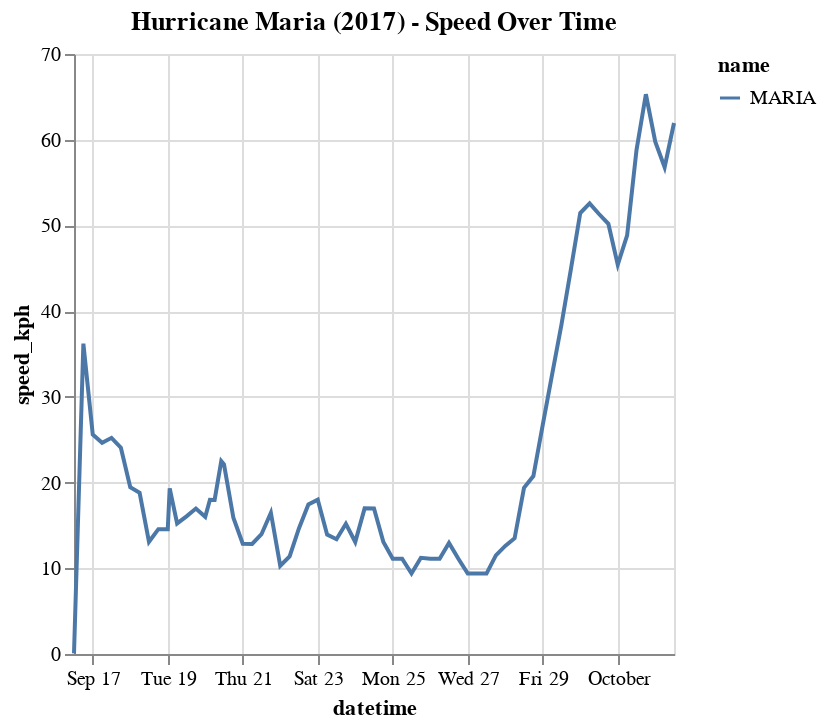

Write notebook code for a chart like this one.
### Code cell
# you can reuse your code from assignmetn-2 to visulize
import altair as alt
alt.data_transformers.disable_max_rows()

# show the curve
chart_maria = alt.Chart(df_maria).mark_line().encode(
    x='datetime:T',
    y='speed_kph:Q',
    color='name:N'
).properties(
    title='Hurricane Maria (2017) - Speed Over Time'
)
chart_maria

### Figure 1 — Vega-Lite specification as saved in the notebook (floating-point values rounded to 4 significant figures)
{"config": {"view": {"continuousWidth": 300, "continuousHeight": 300}}, "data": {"name": "data-f23ed119c0140acf5834c16a96315507"}, "mark": {"type": "line"}, "encoding": {"color": {"field": "name", "type": "nominal"}, "x": {"field": "datetime", "type": "temporal"}, "y": {"field": "speed_kph", "type": "quantitative"}}, "title": "Hurricane Maria (2017) - Speed Over Time", "$schema": "https://vega.github.io/schema/vega-lite/v5.16.3.json", "datasets": {"data-f23ed119c0140acf5834c16a96315507": [{"index": 50037, "identifier": "AL152017", "name": "MARIA", "num_pts": 68, "record_id": null, "status": "TD", "latitude": 12.2, "longitude": -49.7, "max_wind": 30, "min_pressure": 1006, "datetime": "2017-09-16T12:00:00", "max_wind_agg": 150, "min_pressure_agg": 908, "time_diff": 52600.0, "distance": 3883.0, "speed_kph": 0.07383}, {"index": 50039, "identifier": "AL152017", "name": "MARIA", "num_pts": 68, "record_id": null, "status": "TS", "latitude": 12.2, "longitude": -51.7, "max_wind": 40, "min_pressure": 1004, "datetime": "2017-09-16T18:00:00", "max_wind_agg": 150, "min_pressure_agg": 908, "time_diff": 6.0, "distance": 217.2, "speed_kph": 36.21}, {"index": 50042, "identifier": "AL152017", "name": "MARIA", "num_pts": 68, "record_id": null, "status": "TS", "latitude": 12.4, "longitude": -53.1, "max_wind": 45, "min_pressure": 1002, "datetime": "2017-09-17T00:00:00", "max_wind_agg": 150, "min_pressure_agg": 908, "time_diff": 6.0, "distance": 153.6, "speed_kph": 25.6}, {"index": 50046, "identifier": "AL152017", "name": "MARIA", "num_pts": 68, "record_id": null, "status": "TS", "latitude": 12.8, "longitude": -54.4, "max_wind": 55, "min_pressure": 994, "datetime": "2017-09-17T06:00:00", "max_wind_agg": 150, "min_pressure_agg": 908, "time_diff": 6.0, "distance": 147.8, "speed_kph": 24.64}, {"index": 50049, "identifier": "AL152017", "name": "MARIA", "num_pts": 68, "record_id": null, "status": "TS", "latitude": 13.3, "longitude": -55.7, "max_wind": 60, "min_pressure": 990, "datetime": "2017-09-17T12:00:00", "max_wind_agg": 150, "min_pressure_agg": 908, "time_diff": 6.0, "distance": 151.3, "speed_kph": 25.22}, {"index": 50052, "identifier": "AL152017", "name": "MARIA", "num_pts": 68, "record_id": null, "status": "HU", "latitude": 13.6, "longitude": -57.0, "max_wind": 65, "min_pressure": 986, "datetime": "2017-09-17T18:00:00", "max_wind_agg": 150, "min_pressure_agg": 908, "time_diff": 6.0, "distance": 144.4, "speed_kph": 24.07}, {"index": 50055, "identifier": "AL152017", "name": "MARIA", "num_pts": 68, "record_id": null, "status": "HU", "latitude": 14.0, "longitude": -58.0, "max_wind": 75, "min_pressure": 979, "datetime": "2017-09-18T00:00:00", "max_wind_agg": 150, "min_pressure_agg": 908, "time_diff": 6.0, "distance": 116.7, "speed_kph": 19.45}, {"index": 50059, "identifier": "AL152017", "name": "MARIA", "num_pts": 68, "record_id": null, "status": "HU", "latitude": 14.3, "longitude": -59.0, "max_wind": 80, "min_pressure": 977, "datetime": "2017-09-18T06:00:00", "max_wind_agg": 150, "min_pressure_agg": 908, "time_diff": 6.0, "distance": 112.8, "speed_kph": 18.8}, {"index": 50060, "identifier": "AL152017", "name": "MARIA", "num_pts": 68, "record_id": null, "status": "HU", "latitude": 14.5, "longitude": -59.7, "max_wind": 100, "min_pressure": 967, "datetime": "2017-09-18T12:00:00", "max_wind_agg": 150, "min_pressure_agg": 908, "time_diff": 6.0, "distance": 78.55, "speed_kph": 13.09}, {"index": 50064, "identifier": "AL152017", "name": "MARIA", "num_pts": 68, "record_id": null, "status": "HU", "latitude": 14.9, "longitude": -60.4, "max_wind": 110, "min_pressure": 956, "datetime": "2017-09-18T18:00:00", "max_wind_agg": 150, "min_pressure_agg": 908, "time_diff": 6.0, "distance": 87.39, "speed_kph": 14.57}, {"index": 50067, "identifier": "AL152017", "name": "MARIA", "num_pts": 68, "record_id": null, "status": "HU", "latitude": 15.3, "longitude": -61.1, "max_wind": 145, "min_pressure": 924, "datetime": "2017-09-19T00:00:00", "max_wind_agg": 150, "min_pressure_agg": 908, "time_diff": 6.0, "distance": 87.27, "speed_kph": 14.54}, {"index": 50069, "identifier": "AL152017", "name": "MARIA", "num_pts": 68, "record_id": "L", "status": "HU", "latitude": 15.4, "longitude": -61.3, "max_wind": 145, "min_pressure": 922, "datetime": "2017-09-19T01:15:00", "max_wind_agg": 150, "min_pressure_agg": 908, "time_diff": 1.25, "distance": 24.14, "speed_kph": 19.31}, {"index": 50070, "identifier": "AL152017", "name": "MARIA", "num_pts": 68, "record_id": null, "status": "HU", "latitude": 15.7, "longitude": -61.9, "max_wind": 135, "min_pressure": 940, "datetime": "2017-09-19T06:00:00", "max_wind_agg": 150, "min_pressure_agg": 908, "time_diff": 4.75, "distance": 72.37, "speed_kph": 15.24}, {"index": 50075, "identifier": "AL152017", "name": "MARIA", "num_pts": 68, "record_id": null, "status": "HU", "latitude": 16.1, "longitude": -62.7, "max_wind": 140, "min_pressure": 931, "datetime": "2017-09-19T12:00:00", "max_wind_agg": 150, "min_pressure_agg": 908, "time_diff": 6.0, "distance": 96.36, "speed_kph": 16.06}, {"index": 50076, "identifier": "AL152017", "name": "MARIA", "num_pts": 68, "record_id": null, "status": "HU", "latitude": 16.6, "longitude": -63.5, "max_wind": 145, "min_pressure": 920, "datetime": "2017-09-19T18:00:00", "max_wind_agg": 150, "min_pressure_agg": 908, "time_diff": 6.0, "distance": 101.8, "speed_kph": 16.97}, {"index": 50080, "identifier": "AL152017", "name": "MARIA", "num_pts": 68, "record_id": null, "status": "HU", "latitude": 17.0, "longitude": -64.3, "max_wind": 150, "min_pressure": 909, "datetime": "2017-09-20T00:00:00", "max_wind_agg": 150, "min_pressure_agg": 908, "time_diff": 6.0, "distance": 96.01, "speed_kph": 16.0}, {"index": 50082, "identifier": "AL152017", "name": "MARIA", "num_pts": 68, "record_id": "I", "status": "HU", "latitude": 17.3, "longitude": -64.7, "max_wind": 150, "min_pressure": 908, "datetime": "2017-09-20T03:00:00", "max_wind_agg": 150, "min_pressure_agg": 908, "time_diff": 3.0, "distance": 53.99, "speed_kph": 18.0}, {"index": 50085, "identifier": "AL152017", "name": "MARIA", "num_pts": 68, "record_id": null, "status": "HU", "latitude": 17.6, "longitude": -65.1, "max_wind": 140, "min_pressure": 913, "datetime": "2017-09-20T06:00:00", "max_wind_agg": 150, "min_pressure_agg": 908, "time_diff": 3.0, "distance": 53.94, "speed_kph": 17.98}, {"index": 50086, "identifier": "AL152017", "name": "MARIA", "num_pts": 68, "record_id": "L", "status": "HU", "latitude": 18.0, "longitude": -65.9, "max_wind": 135, "min_pressure": 920, "datetime": "2017-09-20T10:15:00", "max_wind_agg": 150, "min_pressure_agg": 908, "time_diff": 4.25, "distance": 95.61, "speed_kph": 22.5}, {"index": 50087, "identifier": "AL152017", "name": "MARIA", "num_pts": 68, "record_id": null, "status": "HU", "latitude": 18.2, "longitude": -66.2, "max_wind": 115, "min_pressure": 935, "datetime": "2017-09-20T12:00:00", "max_wind_agg": 150, "min_pressure_agg": 908, "time_diff": 1.75, "distance": 38.7, "speed_kph": 22.12}, {"index": 50092, "identifier": "AL152017", "name": "MARIA", "num_pts": 68, "record_id": null, "status": "HU", "latitude": 18.6, "longitude": -67.0, "max_wind": 95, "min_pressure": 959, "datetime": "2017-09-20T18:00:00", "max_wind_agg": 150, "min_pressure_agg": 908, "time_diff": 6.0, "distance": 95.35, "speed_kph": 15.89}, {"index": 50095, "identifier": "AL152017", "name": "MARIA", "num_pts": 68, "record_id": null, "status": "HU", "latitude": 19.0, "longitude": -67.6, "max_wind": 95, "min_pressure": 958, "datetime": "2017-09-21T00:00:00", "max_wind_agg": 150, "min_pressure_agg": 908, "time_diff": 6.0, "distance": 77.2, "speed_kph": 12.87}, {"index": 50098, "identifier": "AL152017", "name": "MARIA", "num_pts": 68, "record_id": null, "status": "HU", "latitude": 19.4, "longitude": -68.2, "max_wind": 100, "min_pressure": 959, "datetime": "2017-09-21T06:00:00", "max_wind_agg": 150, "min_pressure_agg": 908, "time_diff": 6.0, "distance": 77.07, "speed_kph": 12.85}, {"index": 50099, "identifier": "AL152017", "name": "MARIA", "num_pts": 68, "record_id": null, "status": "HU", "latitude": 19.9, "longitude": -68.8, "max_wind": 100, "min_pressure": 959, "datetime": "2017-09-21T12:00:00", "max_wind_agg": 150, "min_pressure_agg": 908, "time_diff": 6.0, "distance": 83.85, "speed_kph": 13.97}, {"index": 50104, "identifier": "AL152017", "name": "MARIA", "num_pts": 68, "record_id": null, "status": "HU", "latitude": 20.5, "longitude": -69.5, "max_wind": 105, "min_pressure": 960, "datetime": "2017-09-21T18:00:00", "max_wind_agg": 150, "min_pressure_agg": 908, "time_diff": 6.0, "distance": 98.87, "speed_kph": 16.48}, {"index": 50107, "identifier": "AL152017", "name": "MARIA", "num_pts": 68, "record_id": null, "status": "HU", "latitude": 20.8, "longitude": -70.0, "max_wind": 110, "min_pressure": 953, "datetime": "2017-09-22T00:00:00", "max_wind_agg": 150, "min_pressure_agg": 908, "time_diff": 6.0, "distance": 61.76, "speed_kph": 10.29}, {"index": 50108, "identifier": "AL152017", "name": "MARIA", "num_pts": 68, "record_id": null, "status": "HU", "latitude": 21.2, "longitude": -70.5, "max_wind": 110, "min_pressure": 959, "datetime": "2017-09-22T06:00:00", "max_wind_agg": 150, "min_pressure_agg": 908, "time_diff": 6.0, "distance": 68.31, "speed_kph": 11.39}, {"index": 50112, "identifier": "AL152017", "name": "MARIA", "num_pts": 68, "record_id": null, "status": "HU", "latitude": 21.9, "longitude": -70.9, "max_wind": 110, "min_pressure": 958, "datetime": "2017-09-22T12:00:00", "max_wind_agg": 150, "min_pressure_agg": 908, "time_diff": 6.0, "distance": 88.09, "speed_kph": 14.68}, {"index": 50116, "identifier": "AL152017", "name": "MARIA", "num_pts": 68, "record_id": null, "status": "HU", "latitude": 22.8, "longitude": -71.2, "max_wind": 110, "min_pressure": 959, "datetime": "2017-09-22T18:00:00", "max_wind_agg": 150, "min_pressure_agg": 908, "time_diff": 6.0, "distance": 104.7, "speed_kph": 17.44}, {"index": 50119, "identifier": "AL152017", "name": "MARIA", "num_pts": 68, "record_id": null, "status": "HU", "latitude": 23.7, "longitude": -71.6, "max_wind": 105, "min_pressure": 953, "datetime": "2017-09-23T00:00:00", "max_wind_agg": 150, "min_pressure_agg": 908, "time_diff": 6.0, "distance": 108.0, "speed_kph": 18.0}, {"index": 50122, "identifier": "AL152017", "name": "MARIA", "num_pts": 68, "record_id": null, "status": "HU", "latitude": 24.4, "longitude": -71.9, "max_wind": 100, "min_pressure": 952, "datetime": "2017-09-23T06:00:00", "max_wind_agg": 150, "min_pressure_agg": 908, "time_diff": 6.0, "distance": 83.53, "speed_kph": 13.92}, {"index": 50125, "identifier": "AL152017", "name": "MARIA", "num_pts": 68, "record_id": null, "status": "HU", "latitude": 25.1, "longitude": -72.1, "max_wind": 100, "min_pressure": 952, "datetime": "2017-09-23T12:00:00", "max_wind_agg": 150, "min_pressure_agg": 908, "time_diff": 6.0, "distance": 80.36, "speed_kph": 13.39}, {"index": 50126, "identifier": "AL152017", "name": "MARIA", "num_pts": 68, "record_id": null, "status": "HU", "latitude": 25.9, "longitude": -72.3, "max_wind": 100, "min_pressure": 952, "datetime": "2017-09-23T18:00:00", "max_wind_agg": 150, "min_pressure_agg": 908, "time_diff": 6.0, "distance": 91.14, "speed_kph": 15.19}, {"index": 50131, "identifier": "AL152017", "name": "MARIA", "num_pts": 68, "record_id": null, "status": "HU", "latitude": 26.6, "longitude": -72.4, "max_wind": 100, "min_pressure": 945, "datetime": "2017-09-24T00:00:00", "max_wind_agg": 150, "min_pressure_agg": 908, "time_diff": 6.0, "distance": 78.42, "speed_kph": 13.07}, {"index": 50133, "identifier": "AL152017", "name": "MARIA", "num_pts": 68, "record_id": null, "status": "HU", "latitude": 27.5, "longitude": -72.6, "max_wind": 95, "min_pressure": 942, "datetime": "2017-09-24T06:00:00", "max_wind_agg": 150, "min_pressure_agg": 908, "time_diff": 6.0, "distance": 102.0, "speed_kph": 16.99}, {"index": 50136, "identifier": "AL152017", "name": "MARIA", "num_pts": 68, "record_id": null, "status": "HU", "latitude": 28.4, "longitude": -72.8, "max_wind": 95, "min_pressure": 947, "datetime": "2017-09-24T12:00:00", "max_wind_agg": 150, "min_pressure_agg": 908, "time_diff": 6.0, "distance": 101.9, "speed_kph": 16.99}, {"index": 50139, "identifier": "AL152017", "name": "MARIA", "num_pts": 68, "record_id": null, "status": "HU", "latitude": 29.1, "longitude": -72.9, "max_wind": 90, "min_pressure": 943, "datetime": "2017-09-24T18:00:00", "max_wind_agg": 150, "min_pressure_agg": 908, "time_diff": 6.0, "distance": 78.4, "speed_kph": 13.07}, {"index": 50141, "identifier": "AL152017", "name": "MARIA", "num_pts": 68, "record_id": null, "status": "HU", "latitude": 29.7, "longitude": -72.9, "max_wind": 85, "min_pressure": 947, "datetime": "2017-09-25T00:00:00", "max_wind_agg": 150, "min_pressure_agg": 908, "time_diff": 6.0, "distance": 66.68, "speed_kph": 11.11}, {"index": 50145, "identifier": "AL152017", "name": "MARIA", "num_pts": 68, "record_id": null, "status": "HU", "latitude": 30.3, "longitude": -72.9, "max_wind": 75, "min_pressure": 954, "datetime": "2017-09-25T06:00:00", "max_wind_agg": 150, "min_pressure_agg": 908, "time_diff": 6.0, "distance": 66.68, "speed_kph": 11.11}, {"index": 50148, "identifier": "AL152017", "name": "MARIA", "num_pts": 68, "record_id": null, "status": "HU", "latitude": 30.8, "longitude": -73.0, "max_wind": 70, "min_pressure": 961, "datetime": "2017-09-25T12:00:00", "max_wind_agg": 150, "min_pressure_agg": 908, "time_diff": 6.0, "distance": 56.38, "speed_kph": 9.397}, {"index": 50150, "identifier": "AL152017", "name": "MARIA", "num_pts": 68, "record_id": null, "status": "HU", "latitude": 31.4, "longitude": -73.1, "max_wind": 70, "min_pressure": 966, "datetime": "2017-09-25T18:00:00", "max_wind_agg": 150, "min_pressure_agg": 908, "time_diff": 6.0, "distance": 67.35, "speed_kph": 11.23}, {"index": 50151, "identifier": "AL152017", "name": "MARIA", "num_pts": 68, "record_id": null, "status": "HU", "latitude": 32.0, "longitude": -73.1, "max_wind": 70, "min_pressure": 966, "datetime": "2017-09-26T00:00:00", "max_wind_agg": 150, "min_pressure_agg": 908, "time_diff": 6.0, "distance": 66.68, "speed_kph": 11.11}, {"index": 50154, "identifier": "AL152017", "name": "MARIA", "num_pts": 68, "record_id": null, "status": "HU", "latitude": 32.6, "longitude": -73.1, "max_wind": 65, "min_pressure": 970, "datetime": "2017-09-26T06:00:00", "max_wind_agg": 150, "min_pressure_agg": 908, "time_diff": 6.0, "distance": 66.68, "speed_kph": 11.11}, {"index": 50155, "identifier": "AL152017", "name": "MARIA", "num_pts": 68, "record_id": null, "status": "HU", "latitude": 33.3, "longitude": -73.1, "max_wind": 65, "min_pressure": 970, "datetime": "2017-09-26T12:00:00", "max_wind_agg": 150, "min_pressure_agg": 908, "time_diff": 6.0, "distance": 77.79, "speed_kph": 12.96}, {"index": 50157, "identifier": "AL152017", "name": "MARIA", "num_pts": 68, "record_id": null, "status": "HU", "latitude": 33.9, "longitude": -73.1, "max_wind": 65, "min_pressure": 975, "datetime": "2017-09-26T18:00:00", "max_wind_agg": 150, "min_pressure_agg": 908, "time_diff": 6.0, "distance": 66.68, "speed_kph": 11.11}, {"index": 50159, "identifier": "AL152017", "name": "MARIA", "num_pts": 68, "record_id": null, "status": "HU", "latitude": 34.4, "longitude": -73.0, "max_wind": 65, "min_pressure": 975, "datetime": "2017-09-27T00:00:00", "max_wind_agg": 150, "min_pressure_agg": 908, "time_diff": 6.0, "distance": 56.32, "speed_kph": 9.386}, {"index": 50161, "identifier": "AL152017", "name": "MARIA", "num_pts": 68, "record_id": null, "status": "HU", "latitude": 34.9, "longitude": -72.9, "max_wind": 65, "min_pressure": 976, "datetime": "2017-09-27T06:00:00", "max_wind_agg": 150, "min_pressure_agg": 908, "time_diff": 6.0, "distance": 56.31, "speed_kph": 9.385}, {"index": 50163, "identifier": "AL152017", "name": "MARIA", "num_pts": 68, "record_id": null, "status": "HU", "latitude": 35.4, "longitude": -72.8, "max_wind": 65, "min_pressure": 977, "datetime": "2017-09-27T12:00:00", "max_wind_agg": 150, "min_pressure_agg": 908, "time_diff": 6.0, "distance": 56.3, "speed_kph": 9.383}, {"index": 50166, "identifier": "AL152017", "name": "MARIA", "num_pts": 68, "record_id": null, "status": "HU", "latitude": 36.0, "longitude": -72.6, "max_wind": 65, "min_pressure": 979, "datetime": "2017-09-27T18:00:00", "max_wind_agg": 150, "min_pressure_agg": 908, "time_diff": 6.0, "distance": 69.07, "speed_kph": 11.51}, {"index": 50168, "identifier": "AL152017", "name": "MARIA", "num_pts": 68, "record_id": null, "status": "HU", "latitude": 36.6, "longitude": -72.2, "max_wind": 65, "min_pressure": 979, "datetime": "2017-09-28T00:00:00", "max_wind_agg": 150, "min_pressure_agg": 908, "time_diff": 6.0, "distance": 75.69, "speed_kph": 12.61}, {"index": 50170, "identifier": "AL152017", "name": "MARIA", "num_pts": 68, "record_id": null, "status": "TS", "latitude": 36.7, "longitude": -71.3, "max_wind": 60, "min_pressure": 982, "datetime": "2017-09-28T06:00:00", "max_wind_agg": 150, "min_pressure_agg": 908, "time_diff": 6.0, "distance": 81.01, "speed_kph": 13.5}, {"index": 50172, "identifier": "AL152017", "name": "MARIA", "num_pts": 68, "record_id": null, "status": "TS", "latitude": 36.8, "longitude": -70.0, "max_wind": 60, "min_pressure": 982, "datetime": "2017-09-28T12:00:00", "max_wind_agg": 150, "min_pressure_agg": 908, "time_diff": 6.0, "distance": 116.3, "speed_kph": 19.38}, {"index": 50174, "identifier": "AL152017", "name": "MARIA", "num_pts": 68, "record_id": null, "status": "TS", "latitude": 36.8, "longitude": -68.6, "max_wind": 55, "min_pressure": 985, "datetime": "2017-09-28T18:00:00", "max_wind_agg": 150, "min_pressure_agg": 908, "time_diff": 6.0, "distance": 124.6, "speed_kph": 20.76}, {"index": 50175, "identifier": "AL152017", "name": "MARIA", "num_pts": 68, "record_id": null, "status": "TS", "latitude": 36.9, "longitude": -66.8, "max_wind": 55, "min_pressure": 985, "datetime": "2017-09-29T00:00:00", "max_wind_agg": 150, "min_pressure_agg": 908, "time_diff": 6.0, "distance": 160.4, "speed_kph": 26.74}, {"index": 50177, "identifier": "AL152017", "name": "MARIA", "num_pts": 68, "record_id": null, "status": "TS", "latitude": 37.0, "longitude": -64.6, "max_wind": 50, "min_pressure": 987, "datetime": "2017-09-29T06:00:00", "max_wind_agg": 150, "min_pressure_agg": 908, "time_diff": 6.0, "distance": 195.7, "speed_kph": 32.61}, {"index": 50180, "identifier": "AL152017", "name": "MARIA", "num_pts": 68, "record_id": null, "status": "TS", "latitude": 37.0, "longitude": -62.0, "max_wind": 50, "min_pressure": 988, "datetime": "2017-09-29T12:00:00", "max_wind_agg": 150, "min_pressure_agg": 908, "time_diff": 6.0, "distance": 230.7, "speed_kph": 38.46}, {"index": 50182, "identifier": "AL152017", "name": "MARIA", "num_pts": 68, "record_id": null, "status": "TS", "latitude": 37.4, "longitude": -59.0, "max_wind": 50, "min_pressure": 988, "datetime": "2017-09-29T18:00:00", "max_wind_agg": 150, "min_pressure_agg": 908, "time_diff": 6.0, "distance": 269.2, "speed_kph": 44.87}, {"index": 50183, "identifier": "AL152017", "name": "MARIA", "num_pts": 68, "record_id": null, "status": "TS", "latitude": 38.1, "longitude": -55.6, "max_wind": 50, "min_pressure": 988, "datetime": "2017-09-30T00:00:00", "max_wind_agg": 150, "min_pressure_agg": 908, "time_diff": 6.0, "distance": 308.7, "speed_kph": 51.45}, {"index": 50186, "identifier": "AL152017", "name": "MARIA", "num_pts": 68, "record_id": null, "status": "TS", "latitude": 39.1, "longitude": -52.2, "max_wind": 50, "min_pressure": 988, "datetime": "2017-09-30T06:00:00", "max_wind_agg": 150, "min_pressure_agg": 908, "time_diff": 6.0, "distance": 315.5, "speed_kph": 52.58}, {"index": 50187, "identifier": "AL152017", "name": "MARIA", "num_pts": 68, "record_id": null, "status": "TS", "latitude": 40.0, "longitude": -48.8, "max_wind": 50, "min_pressure": 988, "datetime": "2017-09-30T12:00:00", "max_wind_agg": 150, "min_pressure_agg": 908, "time_diff": 6.0, "distance": 308.0, "speed_kph": 51.33}, {"index": 50188, "identifier": "AL152017", "name": "MARIA", "num_pts": 68, "record_id": null, "status": "EX", "latitude": 41.2, "longitude": -45.6, "max_wind": 45, "min_pressure": 991, "datetime": "2017-09-30T18:00:00", "max_wind_agg": 150, "min_pressure_agg": 908, "time_diff": 6.0, "distance": 301.1, "speed_kph": 50.18}, {"index": 50189, "identifier": "AL152017", "name": "MARIA", "num_pts": 68, "record_id": null, "status": "EX", "latitude": 42.2, "longitude": -42.6, "max_wind": 45, "min_pressure": 994, "datetime": "2017-10-01T00:00:00", "max_wind_agg": 150, "min_pressure_agg": 908, "time_diff": 6.0, "distance": 272.6, "speed_kph": 45.43}, {"index": 50190, "identifier": "AL152017", "name": "MARIA", "num_pts": 68, "record_id": null, "status": "EX", "latitude": 43.4, "longitude": -39.4, "max_wind": 45, "min_pressure": 996, "datetime": "2017-10-01T06:00:00", "max_wind_agg": 150, "min_pressure_agg": 908, "time_diff": 6.0, "distance": 293.0, "speed_kph": 48.83}, {"index": 50191, "identifier": "AL152017", "name": "MARIA", "num_pts": 68, "record_id": null, "status": "EX", "latitude": 44.9, "longitude": -35.5, "max_wind": 45, "min_pressure": 999, "datetime": "2017-10-01T12:00:00", "max_wind_agg": 150, "min_pressure_agg": 908, "time_diff": 6.0, "distance": 352.8, "speed_kph": 58.79}, {"index": 50192, "identifier": "AL152017", "name": "MARIA", "num_pts": 68, "record_id": null, "status": "EX", "latitude": 46.5, "longitude": -31.0, "max_wind": 45, "min_pressure": 1003, "datetime": "2017-10-01T18:00:00", "max_wind_agg": 150, "min_pressure_agg": 908, "time_diff": 6.0, "distance": 391.8, "speed_kph": 65.3}, {"index": 50193, "identifier": "AL152017", "name": "MARIA", "num_pts": 68, "record_id": null, "status": "EX", "latitude": 47.5, "longitude": -26.5, "max_wind": 40, "min_pressure": 1005, "datetime": "2017-10-02T00:00:00", "max_wind_agg": 150, "min_pressure_agg": 908, "time_diff": 6.0, "distance": 358.6, "speed_kph": 59.77}, {"index": 50194, "identifier": "AL152017", "name": "MARIA", "num_pts": 68, "record_id": null, "status": "EX", "latitude": 48.0, "longitude": -22.0, "max_wind": 40, "min_pressure": 1012, "datetime": "2017-10-02T06:00:00", "max_wind_agg": 150, "min_pressure_agg": 908, "time_diff": 6.0, "distance": 340.7, "speed_kph": 56.79}, {"index": 50195, "identifier": "AL152017", "name": "MARIA", "num_pts": 68, "record_id": null, "status": "EX", "latitude": 48.0, "longitude": -17.0, "max_wind": 30, "min_pressure": 1016, "datetime": "2017-10-02T12:00:00", "max_wind_agg": 150, "min_pressure_agg": 908, "time_diff": 6.0, "distance": 371.7, "speed_kph": 61.95}]}}
